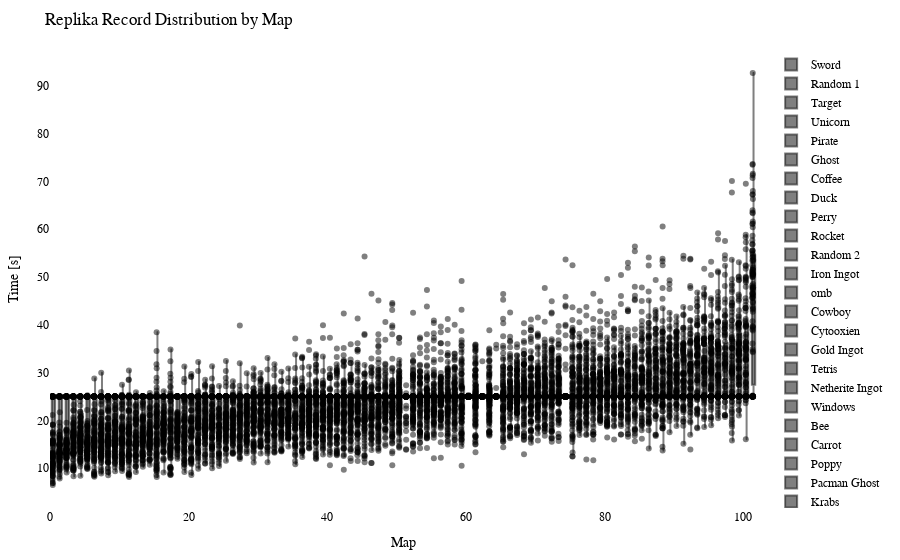

The notebook cell saved with this chart:
### Code cell
import plotly.graph_objects as go
import plotly.io as pio

df = getRecordsDataframe(minigame="Replika")

# sort df columns by mean value 
df = df.reindex(df.mean().sort_values().index, axis=1)

# drop sum column
df = df.drop(columns=["Sum"])

# Exclude the first column (assuming it's the column you don't want to include)
df_to_html = df.iloc[:, 1:]

# Calculate the offset for centering the data points
num_columns = len(df_to_html.columns)
offset = 0.5

# Create a Swarm plot using Plotly
fig = go.Figure()

for i, column in enumerate(df_to_html.columns):
    x_values = [i + offset] * len(df_to_html[column])  # Adjust x-values with offset for horizontal centering
    fig.add_trace(go.Box(x=x_values,
                         y=df_to_html[column],
                         name=column,
                         boxpoints='all',
                         pointpos=-0.5,  # Adjust point position to prevent overlapping
                         marker=dict(color='rgba(0,0,0,0.5)', size=6),  # Adjust marker color and size
                         hovertext=df_to_html.index,
                         hoverinfo='text+y'))

fig.update_layout(title="Replika Record Distribution by Map",
                  xaxis=dict(title="Map"),
                  yaxis=dict(title="Time [s]"),
                  showlegend=True,
                  font=dict(family="Arial", size=12, color="black"),  # Customize font
                  plot_bgcolor="white",  # Set background color
                  margin=dict(l=50, r=50, t=50, b=50),  # Adjust margins for better layout
                  )

pio.show(fig)

pio.write_html(fig, "out/repl_swarm_plot.html")
